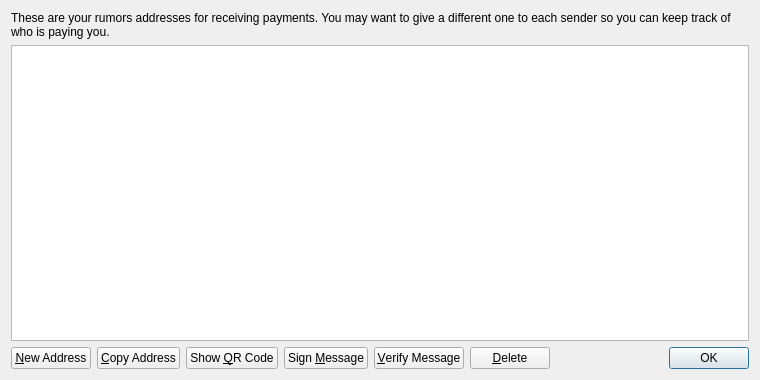
<?xml version="1.0" encoding="UTF-8"?>
<ui version="4.0">
 <class>AddressBookPage</class>
 <widget class="QWidget" name="AddressBookPage">
  <property name="geometry">
   <rect>
    <x>0</x>
    <y>0</y>
    <width>760</width>
    <height>380</height>
   </rect>
  </property>
  <property name="windowTitle">
   <string>Address Book</string>
  </property>
  <layout class="QVBoxLayout" name="verticalLayout">
   <item>
    <widget class="QLabel" name="labelExplanation">
     <property name="text">
      <string>These are your rumors addresses for receiving payments. You may want to give a different one to each sender so you can keep track of who is paying you.</string>
     </property>
     <property name="textFormat">
      <enum>Qt::PlainText</enum>
     </property>
     <property name="wordWrap">
      <bool>true</bool>
     </property>
    </widget>
   </item>
   <item>
    <widget class="QTableView" name="tableView">
     <property name="contextMenuPolicy">
      <enum>Qt::CustomContextMenu</enum>
     </property>
     <property name="toolTip">
      <string>Double-click to edit address or label</string>
     </property>
     <property name="tabKeyNavigation">
      <bool>false</bool>
     </property>
     <property name="alternatingRowColors">
      <bool>true</bool>
     </property>
     <property name="selectionMode">
      <enum>QAbstractItemView::SingleSelection</enum>
     </property>
     <property name="selectionBehavior">
      <enum>QAbstractItemView::SelectRows</enum>
     </property>
     <property name="sortingEnabled">
      <bool>true</bool>
     </property>
     <attribute name="verticalHeaderVisible">
      <bool>false</bool>
     </attribute>
    </widget>
   </item>
   <item>
    <layout class="QHBoxLayout" name="horizontalLayout">
     <item>
      <widget class="QPushButton" name="newAddressButton">
       <property name="toolTip">
        <string>Create a new address</string>
       </property>
       <property name="text">
        <string>&amp;New Address</string>
       </property>
       <property name="icon">
        <iconset resource="../bitcoin.qrc">
         <normaloff>:/icons/add</normaloff>:/icons/add</iconset>
       </property>
      </widget>
     </item>
     <item>
      <widget class="QPushButton" name="copyToClipboard">
       <property name="toolTip">
        <string>Copy the currently selected address to the system clipboard</string>
       </property>
       <property name="text">
        <string>&amp;Copy Address</string>
       </property>
       <property name="icon">
        <iconset resource="../bitcoin.qrc">
         <normaloff>:/icons/editcopy</normaloff>:/icons/editcopy</iconset>
       </property>
      </widget>
     </item>
     <item>
      <widget class="QPushButton" name="showQRCode">
       <property name="text">
        <string>Show &amp;QR Code</string>
       </property>
       <property name="icon">
        <iconset resource="../bitcoin.qrc">
         <normaloff>:/icons/qrcode</normaloff>:/icons/qrcode</iconset>
       </property>
      </widget>
     </item>
     <item>
      <widget class="QPushButton" name="signMessage">
       <property name="toolTip">
        <string>Sign a message to prove you own a rumors address</string>
       </property>
       <property name="text">
        <string>Sign &amp;Message</string>
       </property>
       <property name="icon">
        <iconset resource="../bitcoin.qrc">
         <normaloff>:/icons/edit</normaloff>:/icons/edit</iconset>
       </property>
      </widget>
     </item>
     <item>
      <widget class="QPushButton" name="verifyMessage">
       <property name="toolTip">
        <string>Verify a message to ensure it was signed with a specified rumors address</string>
       </property>
       <property name="text">
        <string>&amp;Verify Message</string>
       </property>
       <property name="icon">
        <iconset resource="../bitcoin.qrc">
         <normaloff>:/icons/transaction_0</normaloff>:/icons/transaction_0</iconset>
       </property>
      </widget>
     </item>
     <item>
      <widget class="QPushButton" name="deleteButton">
       <property name="toolTip">
        <string>Delete the currently selected address from the list</string>
       </property>
       <property name="text">
        <string>&amp;Delete</string>
       </property>
       <property name="icon">
        <iconset resource="../bitcoin.qrc">
         <normaloff>:/icons/remove</normaloff>:/icons/remove</iconset>
       </property>
      </widget>
     </item>
     <item>
      <spacer name="horizontalSpacer">
       <property name="orientation">
        <enum>Qt::Horizontal</enum>
       </property>
       <property name="sizeHint" stdset="0">
        <size>
         <width>40</width>
         <height>20</height>
        </size>
       </property>
      </spacer>
     </item>
     <item>
      <widget class="QDialogButtonBox" name="buttonBox">
       <property name="sizePolicy">
        <sizepolicy hsizetype="Maximum" vsizetype="Fixed">
         <horstretch>0</horstretch>
         <verstretch>0</verstretch>
        </sizepolicy>
       </property>
       <property name="standardButtons">
        <set>QDialogButtonBox::Ok</set>
       </property>
      </widget>
     </item>
    </layout>
   </item>
  </layout>
 </widget>
 <resources>
  <include location="../bitcoin.qrc"/>
 </resources>
 <connections/>
</ui>
